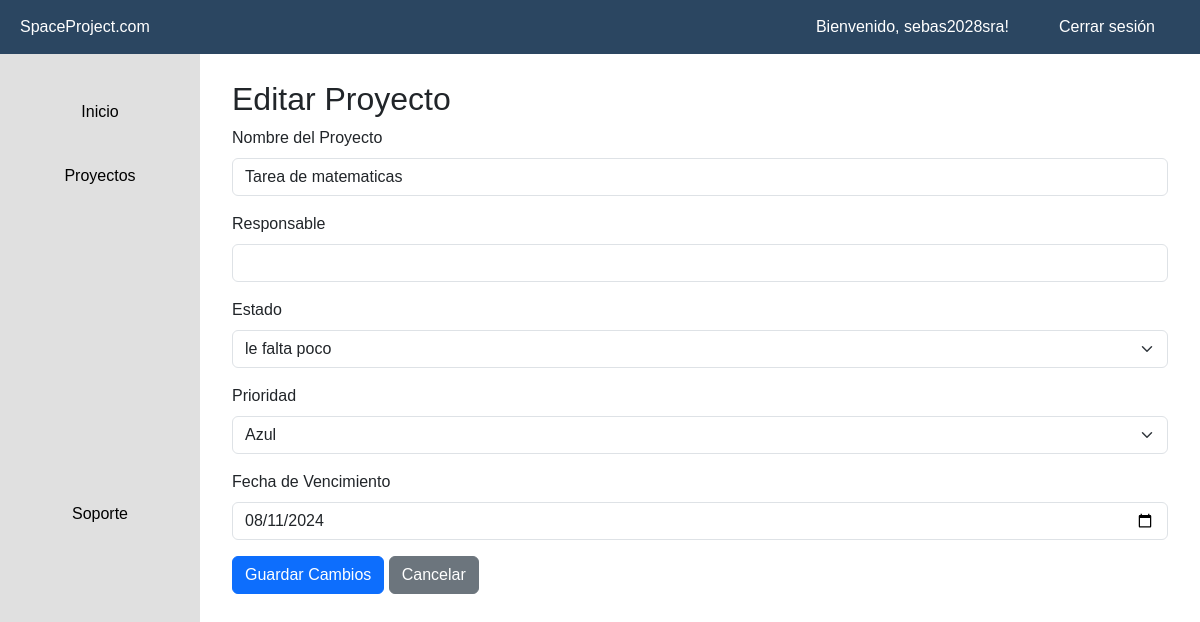
Screenshot of /actualizar/2/ (signed in) with the database file from the repository.
### gestor/models.py (models this page shows, shortened)
class Proyecto(models.Model):
    id_proyecto = models.AutoField(primary_key=True, verbose_name='ID Proyecto')
    nombre_proyecto = models.CharField(max_length=255)
    responsable = models.EmailField(null=True, blank=True)
    id_estado = models.ForeignKey(Estado, on_delete=models.CASCADE)
    id_prioridad = models.ForeignKey(Prioridad, on_delete=models.CASCADE)
    fecha_vencimiento = models.DateField(default=timezone.now() + timedelta(days=30))
    id_usuario = models.ForeignKey(User, on_delete=models.CASCADE)

class Estado(models.Model):
    id_estado = models.AutoField(primary_key=True, verbose_name='ID Estado')
    descripcion_estado = models.CharField(max_length=50)
    id_usuario = models.ForeignKey(User, null=True, blank=True, on_delete=models.CASCADE)

class Prioridad(models.Model):
    id_prioridad = models.AutoField(primary_key=True, verbose_name='ID Prioridad')
    descripcion_prioridad = models.CharField(max_length=50)
    id_usuario = models.ForeignKey(User, null=True, blank=True, on_delete=models.CASCADE)

### gestor/views.py (the view)
# urls.py: path('actualizar/<int:id>/', actualizar_proyecto, name='actualizar_proyecto'),
@login_required(login_url='/accounts/login/')
def actualizar_proyecto(request, id):
    proyecto = get_object_or_404(Proyecto, id_proyecto=id, id_usuario=request.user)
    if request.method == 'POST':
        proyecto.nombre_proyecto = request.POST['nombre_proyecto']
        proyecto.responsable = request.POST['responsable']
        proyecto.id_estado = get_object_or_404(Estado, Q(id_estado=request.POST['id_estado']) & (Q(id_usuario=request.user) | Q(id_usuario=None)))
        proyecto.id_prioridad = get_object_or_404(Prioridad, Q(id_prioridad=request.POST['id_prioridad']) & (Q(id_usuario=request.user) | Q(id_usuario=None)))
        proyecto.fecha_vencimiento = request.POST['fecha_vencimiento']
        proyecto.save()
        return redirect('index')
    else:
        estados = Estado.objects.filter(Q(id_usuario=request.user) | Q(id_usuario=None))
        prioridades = Prioridad.objects.filter(Q(id_usuario=request.user) | Q(id_usuario=None))
        return render(request, 'proyectos/editar.html', {'proyecto': proyecto, 'estados': estados, 'prioridades': prioridades})

### gestor/templates/proyectos/editar.html (shortened to what this page needs)
{% extends "base.html" %}
{% block contenido %}
<div class="container">
    <h2>Editar Proyecto</h2>
    <form method="POST">
        <div class="mb-3">
            <label for="nombre_proyecto" class="form-label">Nombre del Proyecto</label>
            <input type="text" class="form-control" id="nombre_proyecto" name="nombre_proyecto" value="{{ proyecto.nombre_proyecto }}" required>
        </div>
        <div class="mb-3">
            <label for="responsable" class="form-label">Responsable</label>
            <input type="text" class="form-control" id="responsable" name="responsable" value="{{ proyecto.responsable }}">
        </div>
        <div class="mb-3">
            <label for="id_estado" class="form-label">Estado</label>
            <select class="form-select" id="id_estado" name="id_estado" required>
                {% for estado in estados %}
                <option value="{{ estado.id_estado }}" {% if estado.id_estado == proyecto.id_estado.id_estado %}selected{% endif %}>{{ estado.descripcion_estado }}</option>
                {% endfor %}
            </select>
        </div>
        <div class="mb-3">
            <label for="id_prioridad" class="form-label">Prioridad</label>
            <select class="form-select" id="id_prioridad" name="id_prioridad" required>
                {% for prioridad in prioridades %}
                <option value="{{ prioridad.id_prioridad }}" {% if prioridad.id_prioridad == proyecto.id_prioridad.id_prioridad %}selected{% endif %}>{{ prioridad.descripcion_prioridad }}</option>
                {% endfor %}
            </select>
        </div>
        <div class="mb-3">
            <label for="fecha_vencimiento" class="form-label">Fecha de Vencimiento</label>
            <input type="date" class="form-control" id="fecha_vencimiento" name="fecha_vencimiento" value="{{ proyecto.fecha_vencimiento|date:'Y-m-d' }}" required>
        </div>
        <button type="submit" class="btn btn-primary">Guardar Cambios</button>
        <a href="{% url 'index' %}" class="btn btn-secondary">Cancelar</a>
    </form>
</div>
{% endblock %}

### gestor/templates/base.html (shortened to what this page needs)
{% load static %}
<!doctype html>
<html lang="es">
<head>
    <link href="https://cdn.jsdelivr.net/npm/bootstrap@5.3.2/dist/css/bootstrap.min.css" rel="stylesheet" />
</head>
<body>
    <div class="navbar-top">
        <div>
            <span>SpaceProject.com</span>
        </div>
        <div>
            <ul class="nav">
                {% if user.is_authenticated %}
                    <li class="nav-item">
                        <span class="nav-link">Bienvenido, {{ user.username }}!</span>
                    </li>
                    <li class="nav-item">
                        <a class="nav-link" href="{% url 'logout' %}">Cerrar sesión</a>
                    </li>
                {% endif %}
            </ul>
        </div>
    </div>
    <div class="sidebar">
        <ul class="nav flex-column">
            <li class="nav-item">
                <a class="nav-link active" href="{% url 'inicio' %}">Inicio</a>
            </li>
            <li class="nav-item">
                <a class="nav-link" href="{% url 'index' %}">Proyectos</a>
            </li>
        </ul>
        <ul class="nav flex-column nav-support">
            <li class="nav-item">
                <a class="nav-link" href="{% url 'soporte' %}">Soporte</a>
            </li>
        </ul>
    </div>
    <div class="content">
        {% block contenido %}{% endblock %}
    </div>
</body>
</html>

### gestor/templates/base.html (style rules this page uses)
body { display: flex; min-height: 100vh; flex-direction: column; margin: 0; font-family: 'Arial', sans-serif; }
.navbar-top { width: 100%; background-color: #2b4661; color: white; display: flex; justify-content: space-between; padding: 10px 20px; position: fixed; top: 0; left: 0; z-index: 1000; align-items: center; }
.navbar-top .nav-item { margin: 0 10px; }
.navbar-top .nav-link { color: white; padding: 5px 15px; border-radius: 20px; text-decoration: none; }
.sidebar { width: 200px; background-color: #e0e0e0; padding-top: 60px; position: fixed; top: 0; bottom: 0; left: 0; display: flex; flex-direction: column; justify-content: space-between; z-index: 999; }
.sidebar .nav { flex-grow: 1; padding: 20px 0; }
.sidebar .nav-item { margin: 10px 0; }
.sidebar .nav-link { color: #000000; padding: 10px; border-radius: 10px; text-decoration: none; text-shadow: 1px 1px 2px #2b4661(126, 185, 245); text-align: center; }
.sidebar .nav-support { margin-top: auto; }
.content { margin-left: 200px; margin-top: 60px; padding: 20px; flex-grow: 1; }

### rows the page displays
Proyecto: nombre_proyecto "Tarea de matematicas", id_estado "le falta poco", id_prioridad "Azul", fecha_vencimiento "08/11/2024"

### other values shown
{{ user.username }} "sebas2028sra"
